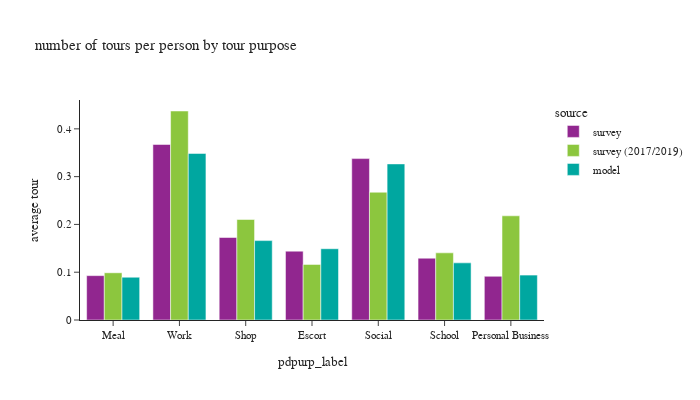

Notebook source saved alongside this figure:
### Code cell
def plot_segment(df, tour_group_var, person_group_var, title_name):
    fig = px.bar(df.to_pandas(), x=tour_group_var[1], y="average tour", color="source",
                 barmode="group", title=title_name)
    fig.update_layout(height=400, width=700, font=dict(size=11),
                      yaxis=dict(tickformat=".2"))
    fig.show()

df_plot = df_tour.groupby(['source', 'pdpurp_label']).agg([
    pl.sum('toexpfac').alias('toexpfac_sum')
]).join(
    df_person.groupby(['source']).agg([
        pl.sum('psexpfac').alias('psexpfac_sum')
    ]),
    on='source',
    how='left'
).with_columns(
    (pl.col('toexpfac_sum') / pl.col('psexpfac_sum')).alias('average tour')
)

plot_segment(df_plot, tour_group_var=['source', 'pdpurp_label'], person_group_var=['source'],
             title_name="number of tours per person by tour purpose")

### Figure 1 — Plotly figure (JSON) as saved in the notebook; plotly's stock layout.template omitted (floating-point values rounded to 4 significant figures)
{"data": [{"alignmentgroup": "True", "hovertemplate": "source=survey<br>pdpurp_label=%{x}<br>average tour=%{y}<extra></extra>", "legendgroup": "survey", "marker": {"color": "#91268F", "pattern": {"shape": ""}}, "name": "survey", "offsetgroup": "survey", "orientation": "v", "showlegend": true, "textposition": "auto", "type": "bar", "x": ["Meal", "Work", "Shop", "Escort", "Social", "School", "Personal Business"], "xaxis": "x", "y": [0.09283, 0.3673, 0.1726, 0.1441, 0.3378, 0.1293, 0.09151], "yaxis": "y"}, {"alignmentgroup": "True", "hovertemplate": "source=survey (2017/2019)<br>pdpurp_label=%{x}<br>average tour=%{y}<extra></extra>", "legendgroup": "survey (2017/2019)", "marker": {"color": "#8CC63E", "pattern": {"shape": ""}}, "name": "survey (2017/2019)", "offsetgroup": "survey (2017/2019)", "orientation": "v", "showlegend": true, "textposition": "auto", "type": "bar", "x": ["Personal Business", "Meal", "Escort", "Social", "School", "Shop", "Work"], "xaxis": "x", "y": [0.218, 0.0988, 0.1163, 0.2674, 0.1405, 0.2103, 0.4373], "yaxis": "y"}, {"alignmentgroup": "True", "hovertemplate": "source=model<br>pdpurp_label=%{x}<br>average tour=%{y}<extra></extra>", "legendgroup": "model", "marker": {"color": "#00A7A0", "pattern": {"shape": ""}}, "name": "model", "offsetgroup": "model", "orientation": "v", "showlegend": true, "textposition": "auto", "type": "bar", "x": ["Shop", "Work", "School", "Personal Business", "Meal", "Social", "Escort"], "xaxis": "x", "y": [0.1661, 0.3485, 0.1196, 0.09401, 0.08949, 0.3266, 0.1491], "yaxis": "y"}], "layout": {"barmode": "group", "font": {"size": 11}, "height": 400, "legend": {"title": {"text": "source"}, "tracegroupgap": 0}, "title": {"text": "number of tours per person by tour purpose"}, "width": 700, "xaxis": {"anchor": "y", "domain": [0.0, 1.0], "title": {"text": "pdpurp_label"}}, "yaxis": {"anchor": "x", "domain": [0.0, 1.0], "tickformat": ".2", "title": {"text": "average tour"}}}}
